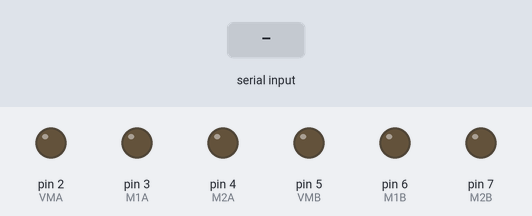
Bench run of a sketch on a simulated Arduino Uno, built with avr-gcc and run on an emulated ATmega328P. On the bench: output pins drawn as LEDs (lit = HIGH). The inputs (shaded band) are chosen by the test bench.

Above: at 1.2 s.
1.3 s: "F" received over Serial
At 2.1 s:
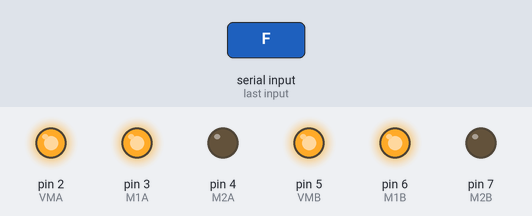
2.8 s: "B" received over Serial
At 3.2 s:
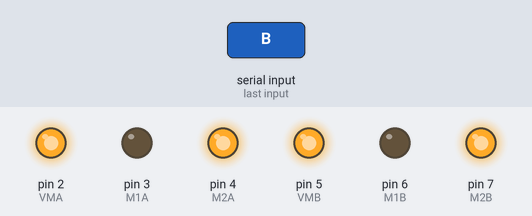
4.3 s: "R" received over Serial
At 5.5 s:
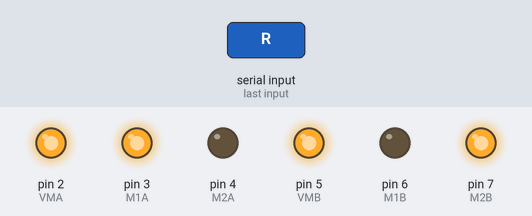
5.8 s: "L" received over Serial
At 6.7 s:
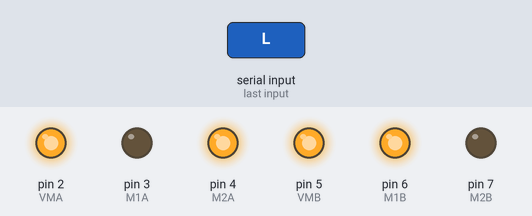
7.3 s: "S" received over Serial
At 7.8 s:
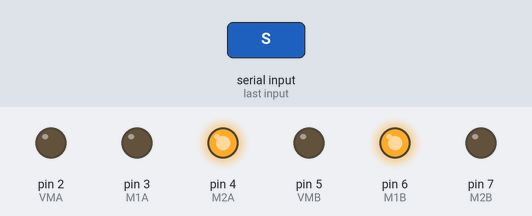
Timing chart, 0 to 9.8 s (numbered marks = the images above; inputs shaded):
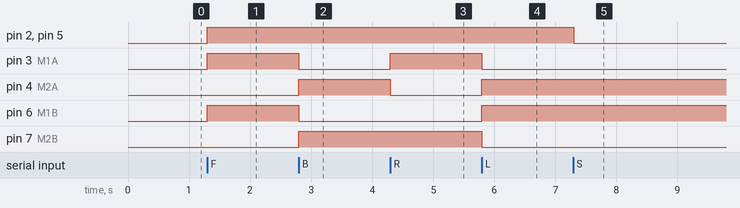

Measured:
- after the input at 1.3 s, pin 2 (VMA), pin 3 (M1A), pin 5 (VMB), pin 6 (M1B): LOW → HIGH at once
- after the input at 2.8 s, pin 3 (M1A), pin 6 (M1B): HIGH → LOW at once; pin 4 (M2A), pin 7 (M2B): LOW → HIGH at once
- after the input at 4.3 s, pin 3 (M1A): LOW → HIGH at once; pin 4 (M2A): HIGH → LOW at once
- after the input at 5.8 s, pin 3 (M1A), pin 7 (M2B): HIGH → LOW at once; pin 4 (M2A), pin 6 (M1B): LOW → HIGH at once
- after the input at 7.3 s, pin 2 (VMA), pin 5 (VMB): HIGH → LOW at once

The sketch:

codigo.ino
```cpp
#define VMA 2
#define M1A 3
#define M2A 4
#define VMB 5
#define M1B 6
#define M2B 7

void setup() {
  pinMode(VMA, OUTPUT);
  pinMode(M1A, OUTPUT);
  pinMode(M2A, OUTPUT);
  pinMode(VMB, OUTPUT);
  pinMode(M1B, OUTPUT);
  pinMode(M2B, OUTPUT);

  Serial.begin(9600);
}

void loop() {
  if(Serial.available()>0){
    char valorRecebido = Serial.read();
    switch(valorRecebido){
      case 'F':
        digitalWrite(M1A, HIGH);
        digitalWrite(M2A, LOW);
        digitalWrite(VMA, 255);
        digitalWrite(M1B, HIGH);
        digitalWrite(M2B, LOW);
        digitalWrite(VMB, 255);
      break;

      case 'B':
        digitalWrite(M1A, LOW);
        digitalWrite(M2A, HIGH);
        digitalWrite(VMA, 255);
        digitalWrite(M1B, LOW);
        digitalWrite(M2B, HIGH);
        digitalWrite(VMB, 255);
      break;

      case 'R': //direita
        digitalWrite(M1A, HIGH);
        digitalWrite(M2A, LOW);
        digitalWrite(VMA, 255);
        digitalWrite(M1B, LOW);
        digitalWrite(M2B, HIGH);
        digitalWrite(VMB, 255);
      break;

      case 'L': //esquerda
        digitalWrite(M1A, LOW);
        digitalWrite(M2A, HIGH);
        digitalWrite(VMA, 255);
        digitalWrite(M1B, HIGH);
        digitalWrite(M2B, LOW);
        digitalWrite(VMB, 255);
      break;

      case 'S': //parar
        digitalWrite(VMA, 0);
        digitalWrite(VMB, 0);
      break;
    }
  }
}
```
